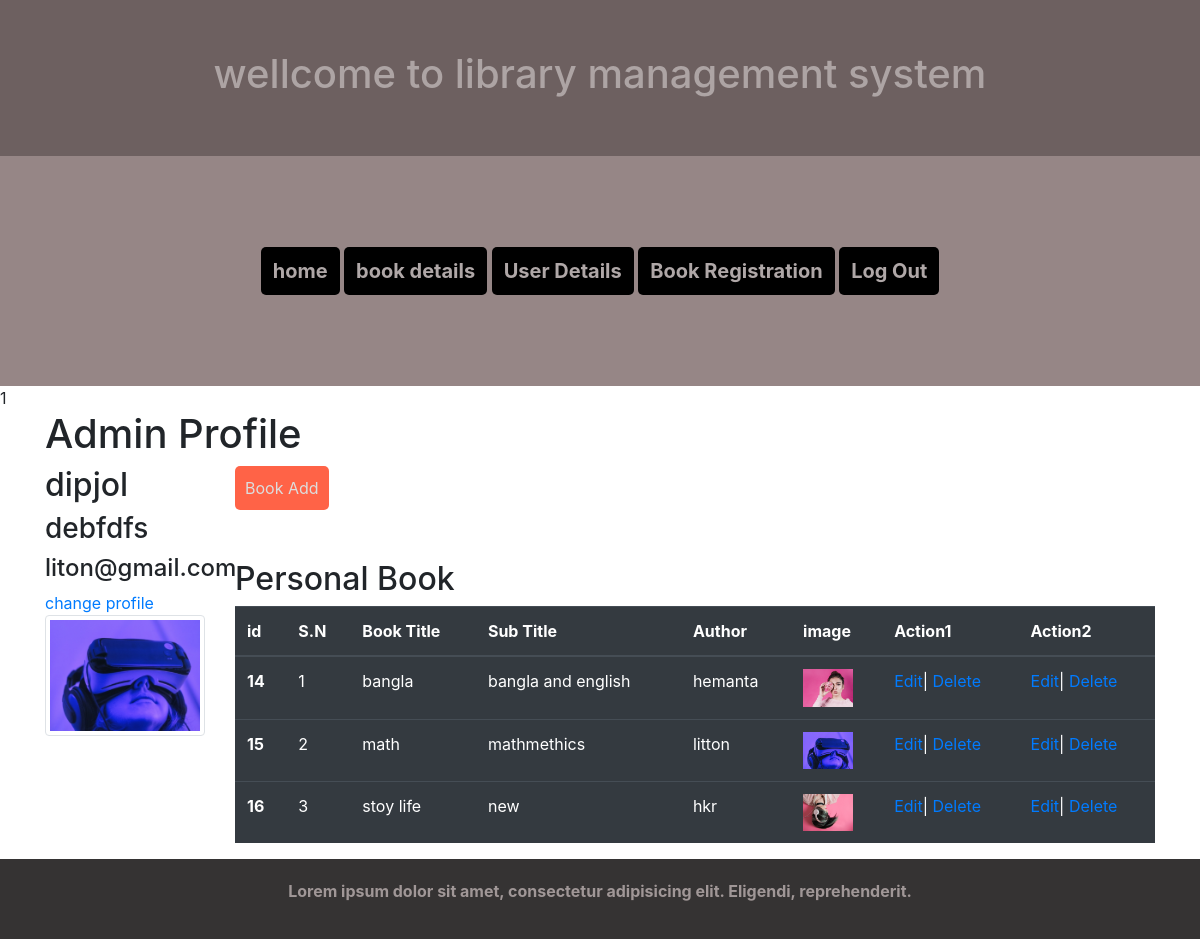
Screenshot of /admin_profile.php (signed in) with the database file from the repository.
### tables this page shows
CREATE TABLE `lib` (
  `id` bigint(20) NOT NULL,
  `fname` varchar(255) NOT NULL,
  `lname` varchar(255) NOT NULL,
  `email` varchar(255) NOT NULL,
  `role` tinyint(4) NOT NULL DEFAULT '0',
  `pass` varchar(255) NOT NULL,
  `profile` varchar(255) NOT NULL DEFAULT 'avater.jpg'
);

CREATE TABLE `lib_book` (
  `id` bigint(20) NOT NULL,
  `title` varchar(255) NOT NULL,
  `sub_title` varchar(255) NOT NULL,
  `image` varchar(255) NOT NULL,
  `author` varchar(255) NOT NULL,
  `creator_id` int(11) NOT NULL
);

### admin_profile.php (the view, shortened to what this page needs)
<?php require_once ("include/header.php")?>
<?php
require_once("dataprocess/config.php");
    if(isset($_SESSION["user_id"])){
        echo $role1 = $_SESSION["role"];
        $get_active_id = $_SESSION["user_id"];
    }else{
        header("location:dataprocess/error_page.php?massage_error=invalid request");
    }
?>
<div class="singlebook_details">
    <div class="container">
        <div class="row">
            <div class="col-md-12">
                <?php if(isset($_SESSION["role"]) && $_SESSION["role"]==1 ){?>
                <h1>Admin Profile</h1>
                <?php }?>
            </div>
        </div>
    </div>
</div>
<div class="book_container">
    <div class="container">
        <div class="row">
            <div class="col-md-2">
                <div class="contant">
                    <?php
                    $showq = "select * from lib where id=$get_active_id";
                    $runq = mysqli_query($connect,$showq);
                    $get_data = mysqli_fetch_array( $runq);
                    ?>
                    <h2><?php echo $get_data['fname']?></h2>
                    <h3><?php echo $get_data['lname']?></h3>
                    <h4><?php echo $get_data['email']?></h4>
                    <a href="admin_change_profile.php">change profile</a>
                </div>
                <img src="images/<?php echo $get_data['profile']?>" alt="" class="img-thumbnail">
            </div>
            <div class="col-md-10">
                <a href="book_singup_form.php" class="bookadd">Book Add</a>
                <h2>Personal Book</h2>
                <table class="table table-dark">
                    <thead>
                    <tr>
                        <th scope="col">id</th>
                        <th scope="col">S.N</th>
                        <th scope="col">Book Title</th>
                        <th scope="col">Sub Title</th>
                        <th scope="col">Author</th>
                        <th scope="col">image</th>
                        <th scope="col">Action1</th>
                        <th scope="col">Action2</th>
                    </tr>
                    </thead>
                    <tbody>
                    <?php
                    $showq = "select * from lib_book where creator_id=$get_active_id";
                    $runq = mysqli_query($connect,$showq);
                    if($runq==true){
                        $sri=1;
                        while($get = mysqli_fetch_array($runq)){ ?>
                            <tr>
                                <th scope="row"><?php echo $get['id']; ?></th>
                                <td><?php echo $sri; $sri++; ?></td>
                                <td><?php echo $get['title']; ?></td>
                                <td><?php echo $get['sub_title']; ?></td>
                                <td><?php echo $get['author']; ?></td>
                                <td><img src="images/<?php echo $get['image']; ?>" alt=""></td>
                                <td>
                                    <a href="book_edit.php?edit_id=<?php echo $get['id']; ?>">Edit</a>|
                                    <a href="dataprocess/book_delete.php?delete_id=<?php echo $get['id']; ?>">Delete</a>
                                </td>
                                <td>
                                    <a href="user_edit.php">Edit</a>|
                                    <a href="user_delete.php">Delete</a>
                                </td>
                            </tr>
                        <?php } } ?>
                    </tbody>
                </table>
            </div>
        </div>
    </div>
</div>
<?php require_once ("include/footer.php")?>

### include/header.php (shortened to what this page needs)
<!doctype html>
<html lang="en">
<head>
    <link rel="stylesheet" href="https://stackpath.bootstrapcdn.com/bootstrap/4.3.1/css/bootstrap.min.css">
    <link rel="stylesheet" href="/library/style.css">
</head>
<body>
<div class="header">
    <div class="container">
        <div class="row text-center">
            <div class="col-md-12">
                <h1>wellcome to library management system</h1>
            </div>
        </div>
    </div>
</div>
<div class="login_container">
    <div class="container">
        <div class="row text-center">
            <div class="col-md-12">
                <?php
                if(isset($_SESSION["role"]) && $_SESSION["role"]==1){ ?>
                    <a class="regis" href="../library/index.php">home</a>
                    <a class="regis" href="../library/book_details.php">book details</a>
                    <a class="regis" href="../library/user_data_table.php">User Details</a>
                    <a class="regis" href="../library/book_singup_form.php">Book Registration</a>
                    <a class="regis" href="../library/logout.php">Log Out</a>
                <?php }  else if(isset($_SESSION["role"]) && $_SESSION["role"]==2){ ?>
                    <a class="regis" href="../library/index.php">home</a>
                    <a class="regis" href="../library/book_singup_form.php">Book Registration</a>
                    <a class="regis" href="../library/logout.php">Log Out</a>
                <?php } else{ ?>
                    <a class="regis" href="../library/login.php">login</a>
                    <a class="regis" href="../library/user_signup_form.php">sign up</a>
                <?php } ?>
            </div>
        </div>
    </div>
</div>

### include/footer.php
<div class="footer">
    <div class="container">
        <div class="row text-center">
            <div class="col-md-12">
                <p>Lorem ipsum dolor sit amet, consectetur adipisicing elit. Eligendi, reprehenderit.</p>
            </div>
        </div>
    </div>
</div>
</body>
</html>

### style.css (style rules this page uses)
.header { background: #6d6060; color: #ada4a4; padding: 50px 0; }
.footer { background: #353333; color: #a09797; padding: 20px 0; font-weight: 700; }
.login_container { background: #968686; padding: 100px 0; }
a.regis { padding: 12px; background: #000; font-size: 20px; font-weight: 700; color: #afa7a7; border-radius: 5px; }
a.bookadd { background: tomato; padding: 10px; margin-bottom: 50px; display: inline-block; color: #ddd; border-radius: 5px; }
table.table.table-dark img { width: 50px; }

### rows the page displays
lib: fname "dipjol", lname "debfdfs", email "liton@gmail.com", profile (picture)
lib_book: id "14", title "bangla", sub_title "bangla and english", author "hemanta", image (picture)
lib_book: id "15", title "math", sub_title "mathmethics", author "litton", image (picture)
lib_book: id "16", title "stoy life", sub_title "new", author "hkr", image (picture)

### other values shown
$role1 = $_SESSION["role"] "1"
